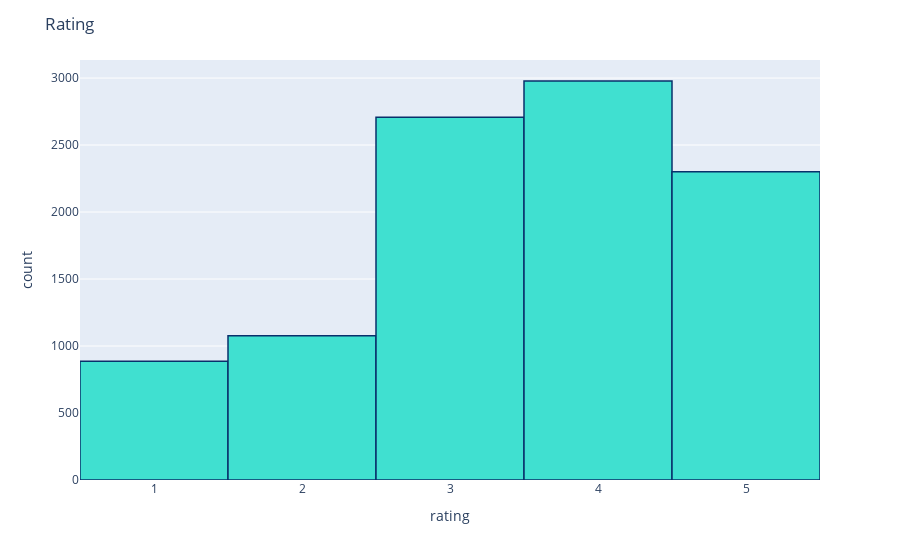

Notebook code cell kept with this figure:
### Code cell
fig = px.histogram(wells_df, x="rating")
fig.update_traces(marker_color="turquoise",marker_line_color='rgb(8,48,107)',
                  marker_line_width=1.5)
fig.update_layout(title_text='Rating')
fig.show()

### Figure 1 — Plotly figure (JSON) as saved in the notebook; plotly's stock layout.template omitted (floating-point values rounded to 4 significant figures; data arrays with more than 128 entries replaced by an {"elided": "..."} marker saying what was removed)
{"data": [{"alignmentgroup": "True", "bingroup": "x", "hovertemplate": "rating=%{x}<br>count=%{y}<extra></extra>", "legendgroup": "", "marker": {"color": "turquoise", "line": {"color": "rgb(8,48,107)", "width": 1.5}, "pattern": {"shape": ""}}, "name": "", "offsetgroup": "", "orientation": "v", "showlegend": false, "type": "histogram", "x": {"elided": "9947 int values"}, "xaxis": "x", "yaxis": "y"}], "layout": {"barmode": "relative", "legend": {"tracegroupgap": 0}, "margin": {"t": 60}, "title": {"text": "Rating"}, "xaxis": {"anchor": "y", "domain": [0, 1], "title": {"text": "rating"}}, "yaxis": {"anchor": "x", "domain": [0, 1], "title": {"text": "count"}}}}
